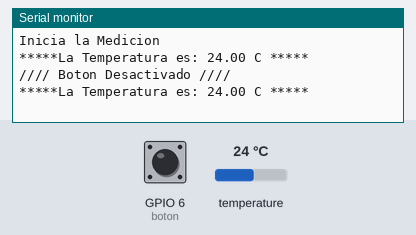
Simulated run of this sketch. Board: ESP32-S3. Parts: the last lines printed to the serial monitor. The inputs (shaded band) are chosen by the test bench; at power-on: temperature 24 °C, GPIO 6 (boton) LOW.

Above: at 7.5 s.
7.6 s: temperature set to 12 °C
At 12.1 s:
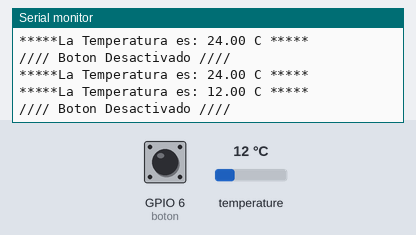
12.2 s: temperature set to 19 °C
At 13.5 s:
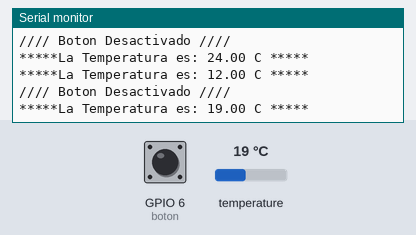
16.8 s: GPIO 6 (boton) pulled HIGH for 3 s
At 18.6 s:
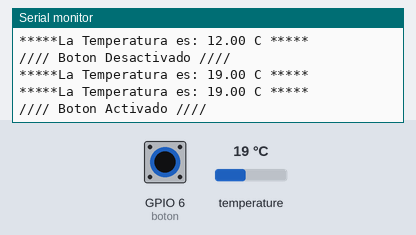
Timing chart, 0 to 20.1 s (numbered marks = the images above; inputs shaded):
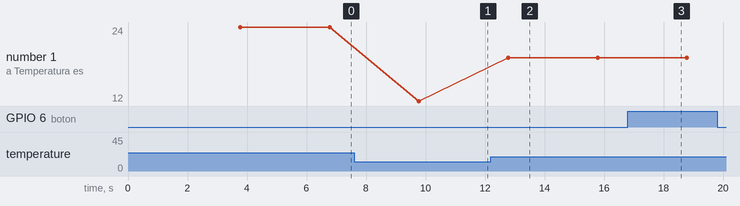

Measured:
- after the input at 7.6 s, the serial monitor: prints a new line after 2.2 s (image 1)
- after the input at 12.2 s, the serial monitor: prints a new line after 0.58 s (image 2)
- after the input at 16.8 s, the serial monitor: prints a new line after 1.2 s (image 3)
- plotted number 1: 24 → 12 after the input at 7.6 s, 12 → 19 after the input at 12.2 s

The sketch:

Medicion_Temperatura.ino
```cpp
/*Fundación Kinal
 * Centro Educativo Tecnico Laboral Kinal
 * Electrónica
 * Grado: Quiinto
 * Sección:A
 * Curso: Taller de Electrónoca Digital y Reparación de Computadoras I
 * Nombre: Edgar Emnauel Gálvez Bol
 * Carné: 2019253
 */

//Inluyo librearias
#include <OneWire.h>
#include <DallasTemperature.h>
#include <Ticker.h>

#define boton 6

//Variables
volatile static bool Medicion;

//Funciones
void Temperatura(void);
void Boton(void);

//Constructores
OneWire myWire(4);                //Se dicta o establece que el pin 4 lo utilizaremos para el protocolo OneWire
DallasTemperature sensor(&myWire); //Se declara una objeto para nuestro sensor
Ticker accionTemperatura(Temperatura, 3000);
Ticker accionBoton(Boton, 6000);

void setup() {
  Serial.begin(9600);
  pinMode(boton, INPUT);
  sensor.begin();
  accionTemperatura.start();
  accionBoton.start();
  Serial.println("Inicia la Medicion");
}

void loop() {
accionTemperatura.update();
accionBoton.update();
}

void Temperatura(void){
  sensor.requestTemperatures();   //Se envía el comando para leer la Temperaturaeratura
  float Temperatura = sensor.getTempCByIndex(0); //Se obtiene la Temperaturaeratura en ºC
  Serial.print("*****");
  Serial.print("La Temperatura es: ");
  Serial.print(Temperatura);
  Serial.print(" C ");
  Serial.println("*****");
  }

void Boton(void){
  Medicion = digitalRead(boton);
  if(Medicion == HIGH){
    Serial.println("//// Boton Activado ////");

    }
  if(Medicion == LOW){
    Serial.println("//// Boton Desactivado ////");
}
}
```
